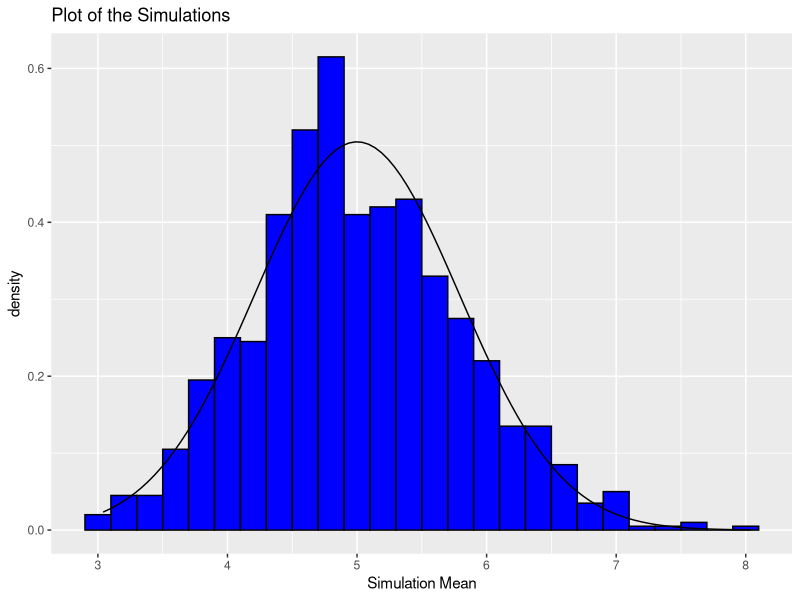
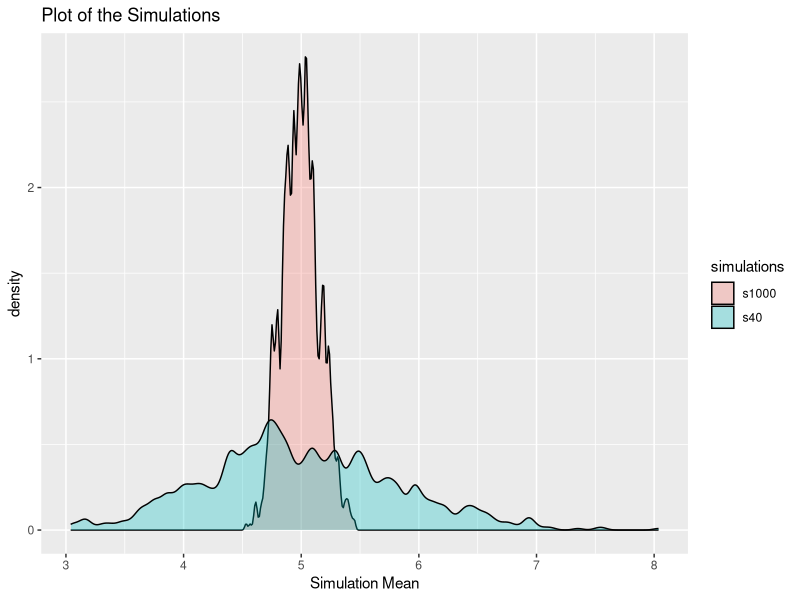

R code for these plots, in order:
## ---- chunk 1
knitr::opts_chunk$set(echo = TRUE, cache = TRUE)
## ---- chunk 2
set.seed(100)
lambda = 0.2
n = 40

mns = NULL
for (i in 1 : 1000) mns = c(mns, mean(rexp(n, lambda)))
## ---- chunk 3
samplemean = mean(mns)
realmean = 1/lambda
## ---- chunk 4
samplevar = var(mns)
realvar = (1/lambda)^2
## ---- chunk 5
library(ggplot2)
ggplot(data.frame(y=mns), aes(x=y)) + 
  geom_histogram(aes(y=..density..), binwidth=0.2, fill="blue", colour = "black") +
  stat_function(fun=dnorm, args=list(mean=lambda^-1, sd=(lambda*sqrt(n))^-1)) +
  labs(title="Plot of the Simulations", x="Simulation Mean")
## ---- chunk 6
lambda2 = 0.2
n2 = 1000

mns2 = NULL
for (i in 1 : 1000) mns2 = c(mns2, mean(rexp(n2, lambda2)))

library(tidyr)
library(dplyr)
total <- merge(mns, mns2)
total <-rename(total, s40 = x, s1000 = y)
total2 <- gather(total, simulations)

g<- ggplot(data=total2, aes(x=value, fill=simulations)) + geom_density(alpha=.3) +
  labs(title="Plot of the Simulations", x="Simulation Mean") 
print(g)
